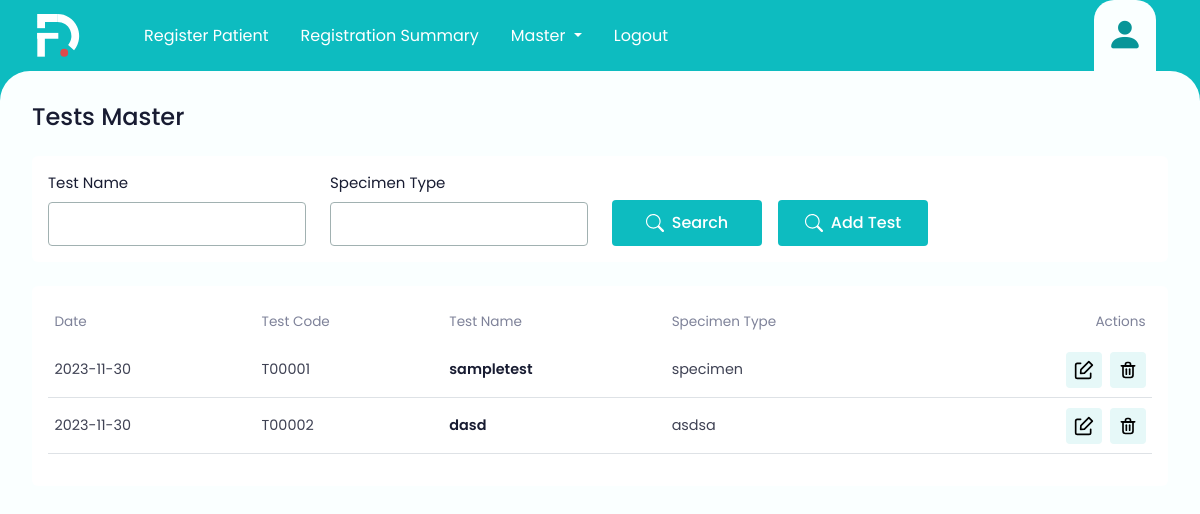
/testmaster, run on an earlier commit of the app's database.
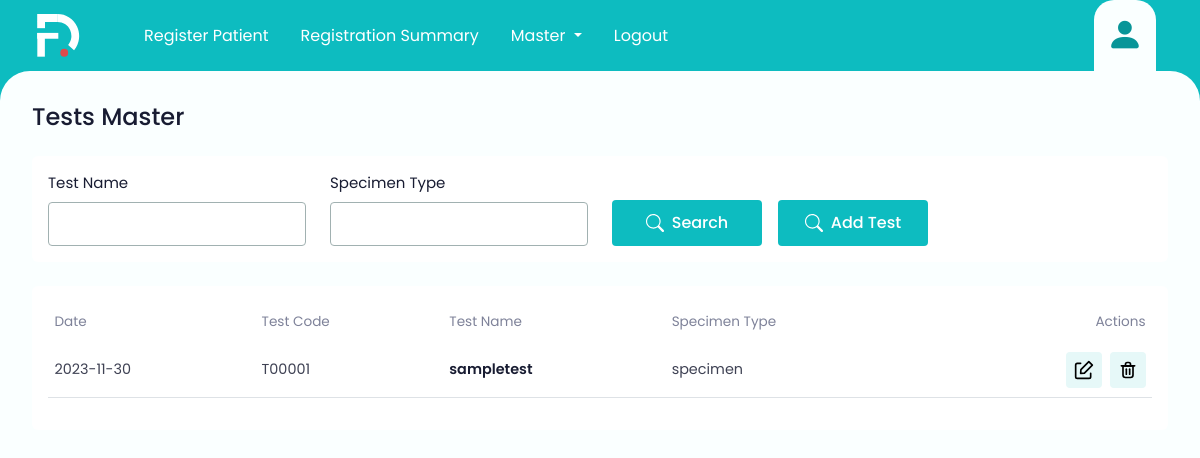
And on a later commit of the database.
### registrationsummary.py (models this page shows)
class Testmaster(db.Model):
    id = db.Column(db.Integer, primary_key=True)
    testcode = db.Column(db.String(50))
    testname = db.Column(db.String(100))
    specimentype = db.Column(db.String(50))
    current_date = datetime.now().date()

### registrationsummary.py (the view, shortened to what this page needs)
@app.route('/testmaster', methods=['GET', 'POST'])
def testmaster():
    test = Testmaster.query.all()
    return render_template('tests-master.html', test=test)

### templates/tests-master.html (shortened to what the changed rows need)
<!DOCTYPE html>
<html lang="en">
<head>
    <link  rel="stylesheet" href="{{url_for('static', filename='css/bootstrap.css') }}">
    <link  rel="stylesheet" href="{{url_for('static', filename='css/custom.css') }}">
    <link  rel="stylesheet" href="{{url_for('static', filename='css/web-icons.css') }}">
</head>
<body>
  <main>
    <div class="auto-scroll">
      <div class="bg-white rounded-2 p-3">
        <div class="table-responsive">
          <table class="table table-data">
            <thead>
              <tr>
                <th>Date</th>
                <th>Test Code</th>
                <th>Test Name</th>
                <th>Specimen Type</th>
                <th class="text-end">Actions</th>
              </tr>
            </thead>
            <tbody>
              {% for testmaster in test %}
              <tr>
                <td class="text-nowrap">{{ testmaster.current_date }}</td>
                <td>{{ testmaster.testcode }}</td>
                <td class="text-d-blue fw-semibold">{{ testmaster.testname }}</td>
                <td>{{ testmaster.specimentype }}</td>
                <td class="text-end">
                  <div class="d-flex gap-2 justify-content-end">
                      <button type="button" class="table-btn"  onclick="navigateToEdittest({{ testmaster.id }})">
                      </button>
                      <button type="button" class="table-btn"  onclick="navigateToDeletetest({{ testmaster.id }})">
                      </button>
                  </div>
                </td>
              </tr>
              {% endfor %}
            </tbody>
          </table>
        </div>
      </div>
    </div>
  </main>
</body>
</html>

What changed in the data, as far as the page shows it:
removed Testmaster: current_date "2023-11-30", testcode "T00002", testname "dasd", specimentype "asdsa"
